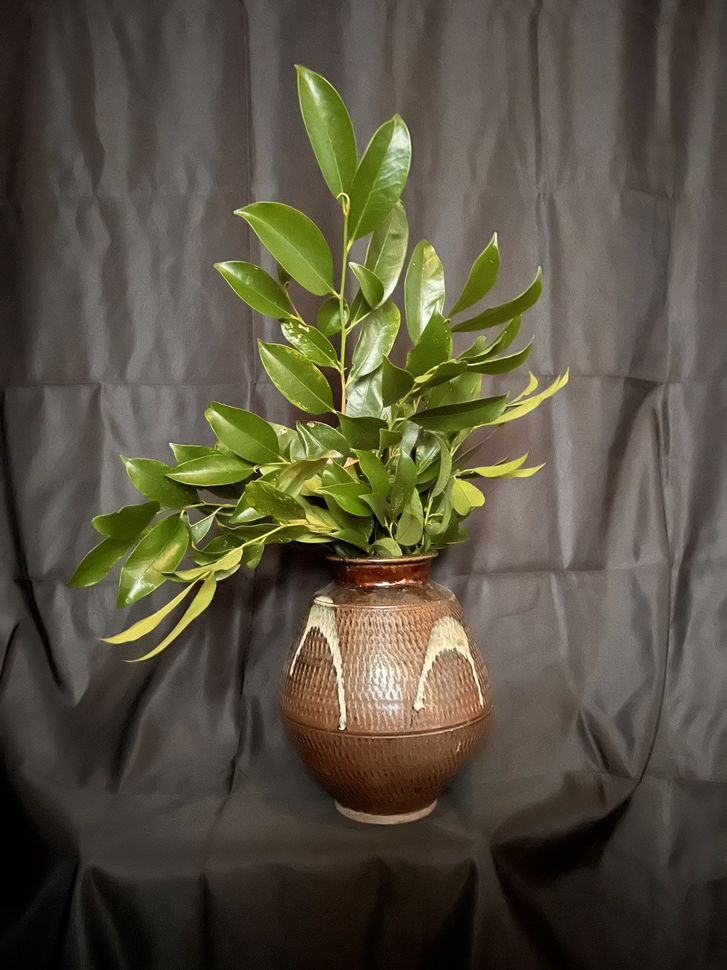
#> input picture test_images/prd2.jpg, 727 x 970 px, shrunk from 3024 x 4032 before the run
$ python ac2.py
#> lines starting #> are read from the running program, lines starting #| are printed output that depends on the picture; after the words box and inside, x2 and y2 are one past the last pixel; in counts of white or black regions, pixels touching at a corner belong together
import cv2
import numpy as np

# 画像の読み込み (カラーで読み込む)
image = cv2.imread('./test_images/prd2.jpg')
#> image is the input picture: shape (970, 727, 3); mean B, G, R 64.2, 81.8, 87.5

# グレースケールに変換
gray = cv2.cvtColor(image, cv2.COLOR_BGR2GRAY)
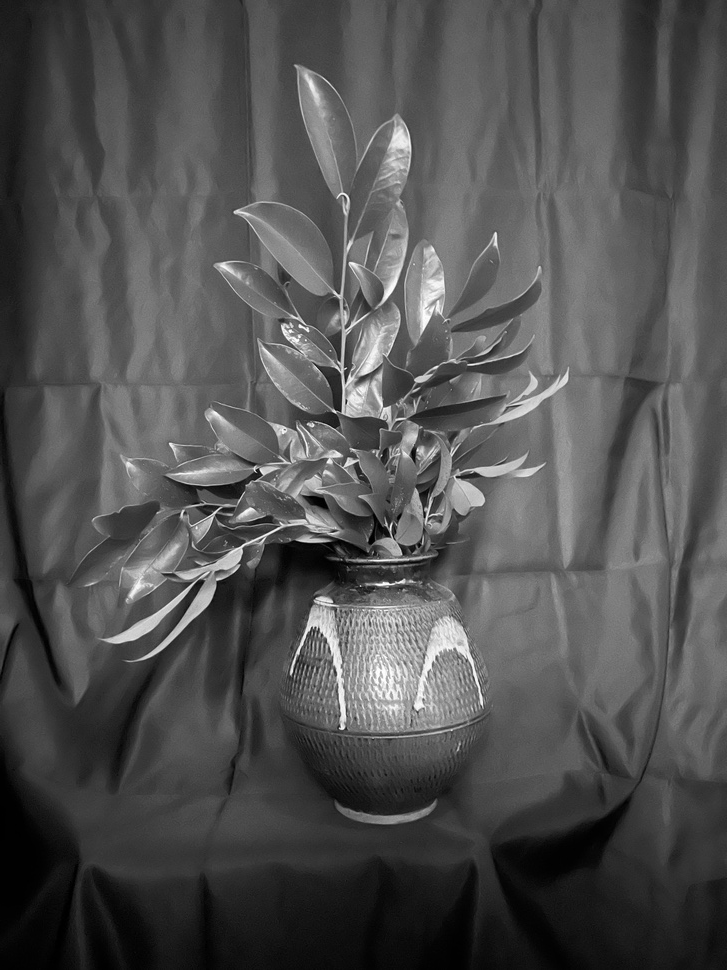
#> gray: shape (970, 727); min 0, max 254, mean 81.4

# 二値化
_, binary = cv2.threshold(gray, 127, 255, cv2.THRESH_BINARY)
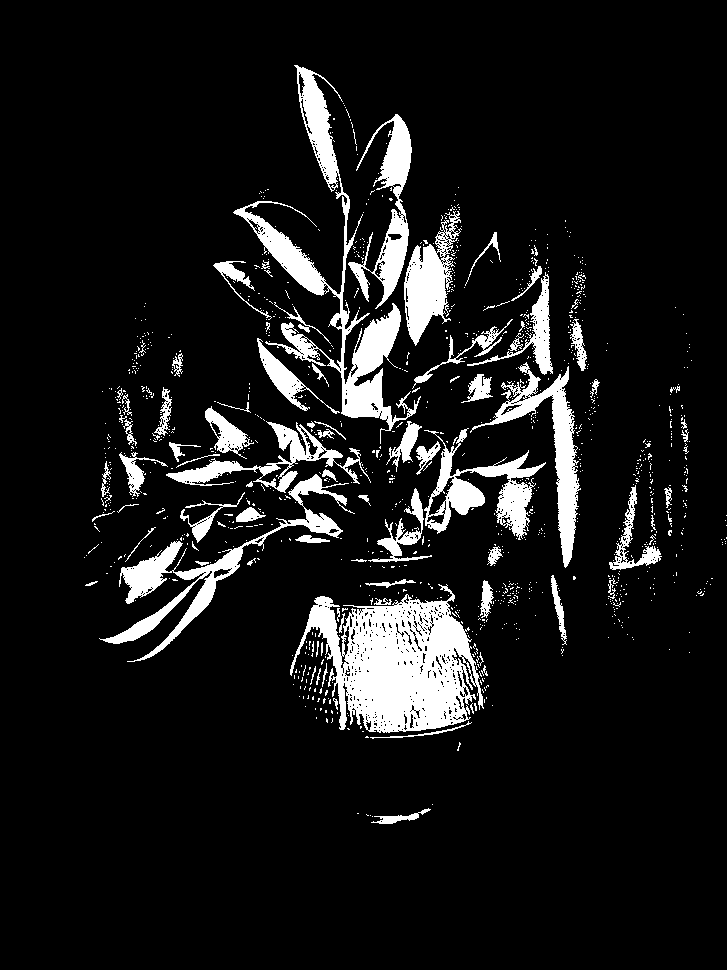
#> binary: shape (970, 727); 9.7% white; 1148 white regions (1065 under 20 px), largest, box (x1, y1, x2, y2) and area: (290, 584, 484, 733) 15707, (233, 65, 421, 444) 10338, (99, 474, 355, 662) 5963

# カーネルの定義
kernel = np.ones((5, 5), np.uint8)

# オープニング処理（ノイズ除去）
opening = cv2.morphologyEx(binary, cv2.MORPH_OPEN, kernel)
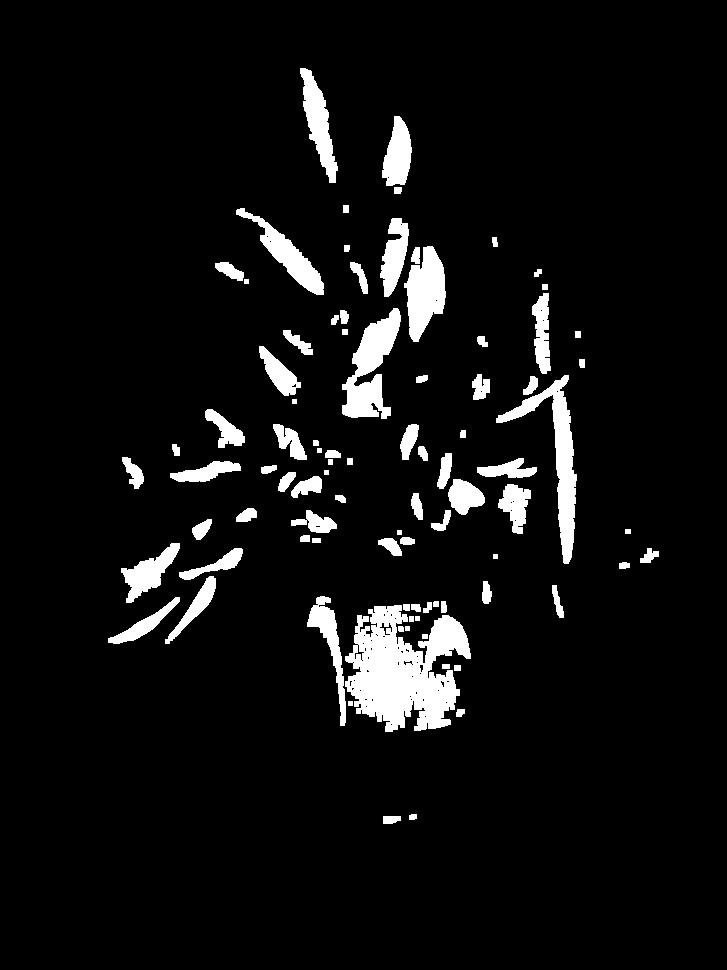
#> opening: shape (970, 727); 6.4% white; 90 white regions, largest, box (x1, y1, x2, y2) and area: (345, 605, 471, 732) 9848, (496, 375, 577, 564) 3448, (342, 308, 401, 419) 3223

# 物体を結合するためのダイレーション処理
dilated = cv2.dilate(opening, kernel, iterations=2)
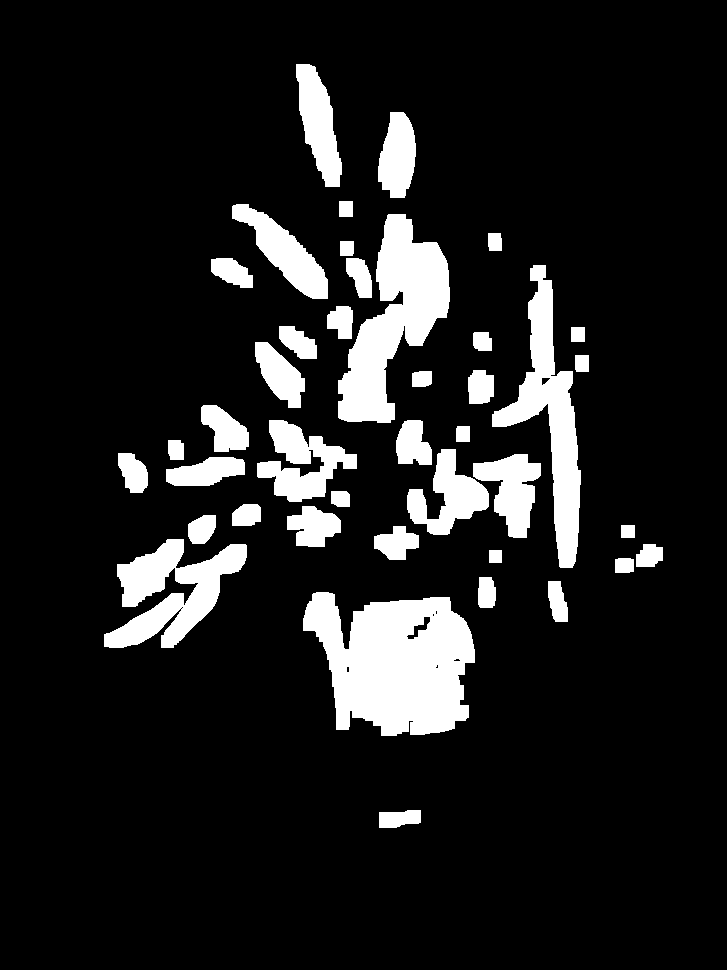
#> dilated: shape (970, 727); 12% white; 41 white regions

# ダイレーション後の輪郭を検出
contours, _ = cv2.findContours(dilated, cv2.RETR_EXTERNAL, cv2.CHAIN_APPROX_SIMPLE)
#> contours = 41 contours; largest, box (x1, y1, x2, y2) and area: (303, 592, 475, 736) 17376, (338, 214, 450, 423) 10850, (492, 265, 581, 568) 8284, (104, 539, 247, 648) 7280, (257, 420, 357, 502) 3776

# 輪郭に基づいてバウンディングボックスを描画
bounding_boxes = []
for contour in contours:
    # 輪郭に外接する長方形（バウンディングボックス）を計算
    x, y, w, h = cv2.boundingRect(contour)
    bounding_boxes.append([x, y, x + w, y + h])
#> this loop made 41 passes
#> (x, y, w, h) on passes 1, 2, 3, 4, 5, 7, 8, 9, 11, 12, 13, 14: (379, 810, 42, 18), (303, 592, 172, 144), (548, 581, 20, 41), (478, 577, 18, 31), (615, 558, 19, 15), (636, 544, 27, 23), (104, 539, 143, 109), (374, 526, 45, 34), (188, 515, 28, 29), (287, 506, 54, 41), (232, 504, 29, 22), (331, 491, 19, 16)
#> (contour, x, y, w, h) on passes 6, 10, 29, 39: ([[489, 550], [489, 562], [501, 562], [501, 550]], 489, 550, 13, 13), ([[621, 525], [621, 537], [634, 537], [634, 525]], 621, 525, 14, 13), ([[571, 327], [571, 341], [584, 341], [584, 327]], 571, 327, 14, 15), ([[339, 201], [339, 216], [352, 216], [352, 201]], 339, 201, 14, 16)
#> after the loop, bounding_boxes = 41 items, first 6: [379, 810, 421, 828], [303, 592, 475, 736], [548, 581, 568, 622], [478, 577, 496, 608], [615, 558, 634, 573], [489, 550, 502, 563]


# バウンディングボックス同士を結合する関数
def merge_boxes(boxes):
    if len(boxes) == 0:
        return []

    # バウンディングボックスの最小と最大の座標を初期化
    x_min = min([box[0] for box in boxes])
#> x_min = 104
    y_min = min([box[1] for box in boxes])
#> y_min = 64
    x_max = max([box[2] for box in boxes])
#> x_max = 663
    y_max = max([box[3] for box in boxes])
#> y_max = 828

    return [[x_min, y_min, x_max, y_max]]

# すべてのバウンディングボックスを結合
merged_boxes = merge_boxes(bounding_boxes)
#> merged_boxes = [[104, 64, 663, 828]]
# 結合されたバウンディングボックスを描画（赤色の矩形）
for box in merged_boxes:
    cv2.rectangle(image, (box[0], box[1]), (box[2], box[3]), (0, 0, 255), 2)
#> this loop made 1 pass
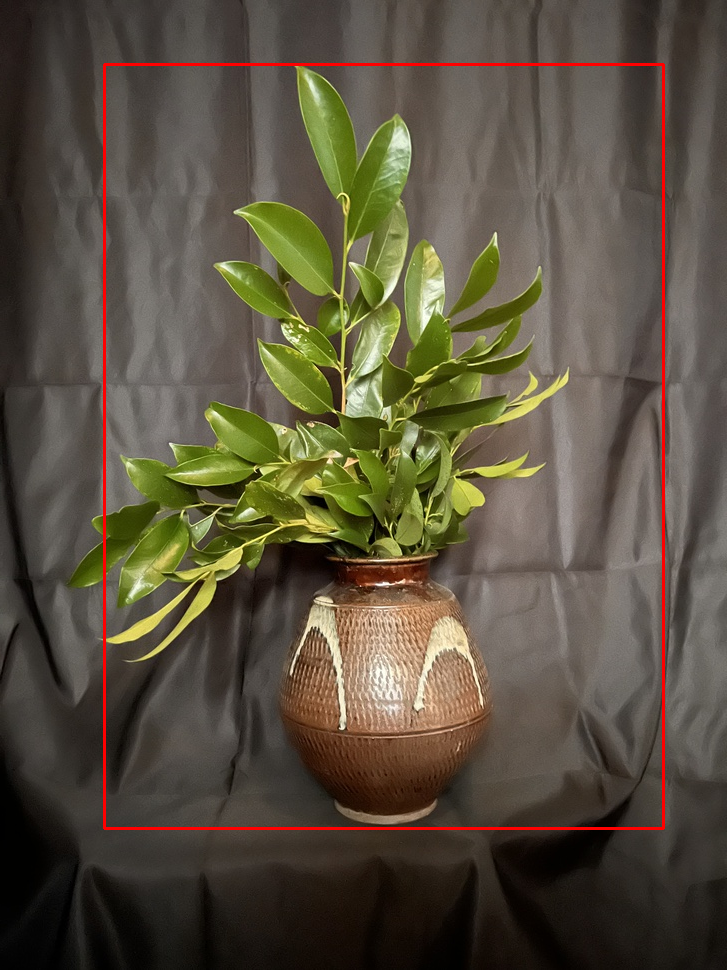
#> image: shape (970, 727, 3); 1.13% of pixels changed, all inside (x1, y1, x2, y2) = (103, 63, 665, 830)

# 結果をファイルとして保存する
output_file_path = './output_bounding_box_merged.jpg'
cv2.imwrite(output_file_path, image)

print(f"画像が '{output_file_path}' として保存されました。")

$ run again, with test_images/prd1.jpg copied over test_images/prd2.jpg
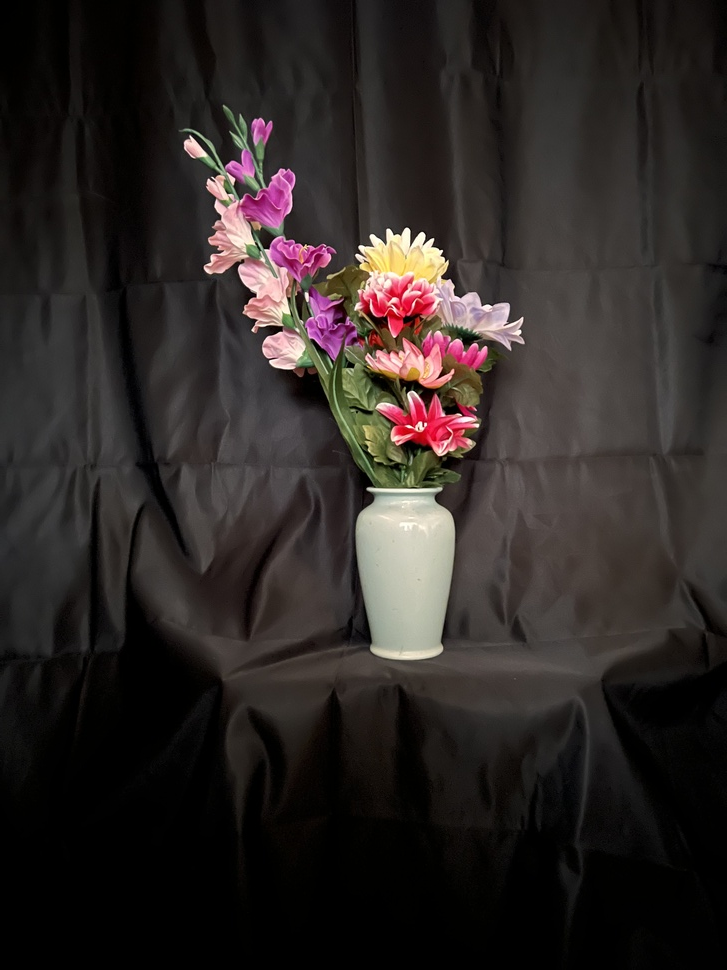
#> input picture test_images/prd1.jpg, 727 x 970 px, shrunk from 3024 x 4032 before the run
#> image is the input picture: shape (970, 727, 3); mean B, G, R 37.4, 39.3, 45.3
#> `_, binary = cv2.threshold(gray, 127, 255, cv2.THRESH_BINARY)`:
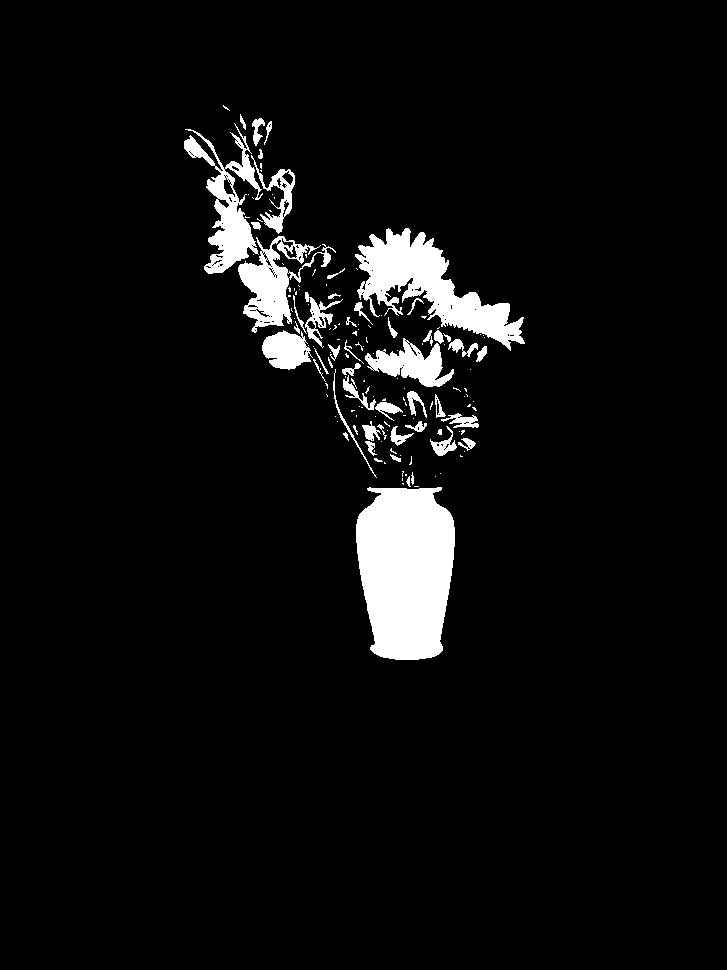
#> binary: shape (970, 727); 5.5% white; 151 white regions (99 under 20 px), largest, box (x1, y1, x2, y2) and area: (356, 487, 455, 660) 14060, (355, 228, 525, 351) 7783, (184, 123, 263, 274) 3843
#> opening: shape (970, 727); 4.5% white; 39 white regions, largest, box (x1, y1, x2, y2) and area: (356, 488, 455, 660) 13999, (360, 229, 523, 345) 6961, (238, 263, 290, 327) 2243
#> dilated: shape (970, 727); 6.8% white; 19 white regions
#> contours = 19 contours; largest, box (x1, y1, x2, y2) and area: (352, 484, 459, 664) 16063, (351, 225, 527, 403) 13910, (203, 171, 317, 373) 10159, (268, 165, 296, 206) 712, (234, 153, 259, 188) 656
#> the loop `for contour in contours:` made 19 passes
#> (x, y, w, h) on passes 1, 2, 4, 5, 6, 7, 8, 10: (352, 484, 107, 180), (428, 438, 31, 22), (387, 427, 18, 19), (360, 421, 20, 22), (452, 413, 25, 14), (373, 398, 30, 19), (339, 377, 20, 20), (448, 335, 18, 19)
#> after the loop `for contour in contours:`: bounding_boxes = 19 items, first 6: [352, 484, 459, 664], [428, 438, 459, 460], [463, 436, 476, 449], [387, 427, 405, 446], [360, 421, 380, 443], [452, 413, 477, 427]
#> x_min = 180
#> y_min = 115
#> x_max = 527
#> y_max = 664
#> merged_boxes = [[180, 115, 527, 664]]
#> the loop `for box in merged_boxes:` made 1 pass
#> after the loop `for box in merged_boxes:`:
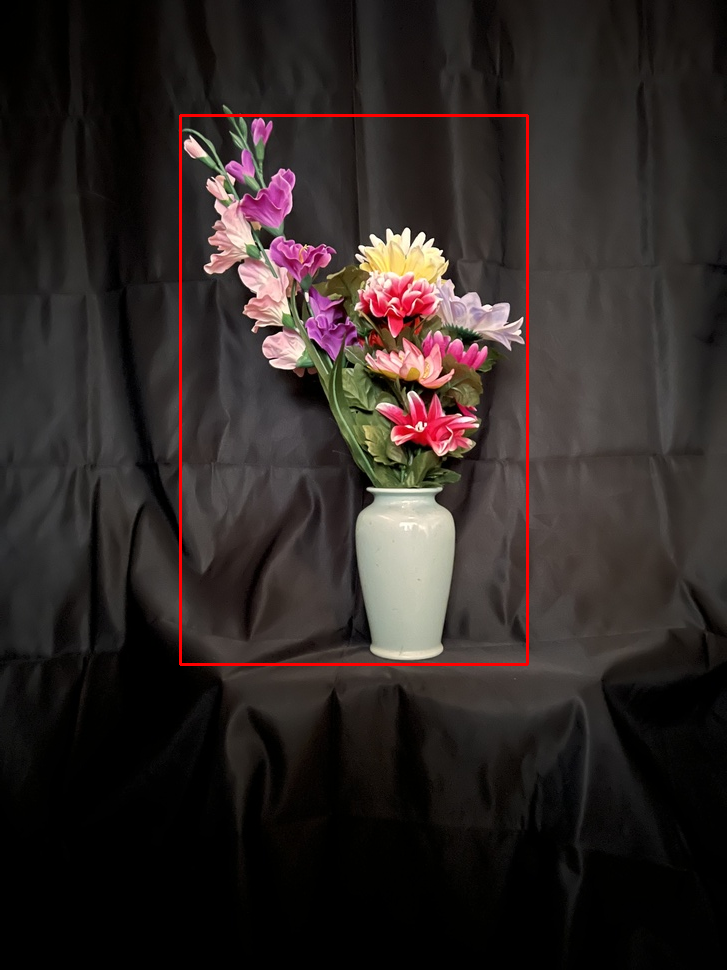
#> image: shape (970, 727, 3); 0.76% of pixels changed, all inside (x1, y1, x2, y2) = (179, 114, 529, 666)
